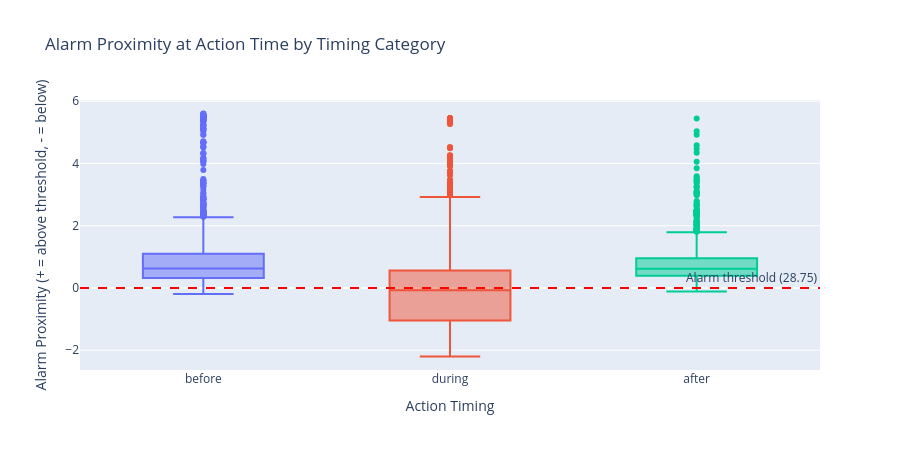

The notebook cell saved with this chart:
### Markdown cell above
## 1. Feature Validation: Do Plant Context Features Make Sense?

First, let's check if the context features are sensible:
- **alarm_proximity**: Should be positive (above threshold) for "before" actions and negative (below threshold) for "during" actions
- **norm_pos**: Should show the target tag near the low end of its range during alarm-related actions
- **time_progress_ratio**: Should be > 1 for actions taken after the alarm starts

### Code cell
# Validate alarm_proximity vs action_timing
# Expectation: "before" actions should have higher alarm_proximity (further from threshold)
fig = px.box(
    merged.dropna(subset=['merged_ctx_alarm_proximity']),
    x='merged_action_timing', y='merged_ctx_alarm_proximity',
    color='merged_action_timing',
    title='Alarm Proximity at Action Time by Timing Category',
    labels={'merged_ctx_alarm_proximity': 'Alarm Proximity (+ = above threshold, - = below)',
            'merged_action_timing': 'Action Timing'}
)
fig.add_hline(y=0, line_dash="dash", line_color="red", annotation_text="Alarm threshold (28.75)")
fig.update_layout(height=450, showlegend=False)
fig.show()

# Summary stats
print("Median alarm proximity by action timing:")
print(merged.groupby('merged_action_timing')['merged_ctx_alarm_proximity'].median().to_string())

### Figure 1 — Plotly figure (JSON) as saved in the notebook; plotly's stock layout.template omitted (floating-point values rounded to 4 significant figures; data arrays with more than 128 entries replaced by an {"elided": "..."} marker saying what was removed)
{"data": [{"alignmentgroup": "True", "hovertemplate": "Action Timing=%{x}<br>Alarm Proximity (+ = above threshold, - = below)=%{y}<extra></extra>", "legendgroup": "before", "marker": {"color": "#636efa"}, "name": "before", "notched": false, "offsetgroup": "before", "orientation": "v", "showlegend": true, "type": "box", "x": {"elided": "2547 str values"}, "x0": " ", "xaxis": "x", "y": {"elided": "2547 float values"}, "y0": " ", "yaxis": "y"}, {"alignmentgroup": "True", "hovertemplate": "Action Timing=%{x}<br>Alarm Proximity (+ = above threshold, - = below)=%{y}<extra></extra>", "legendgroup": "during", "marker": {"color": "#EF553B"}, "name": "during", "notched": false, "offsetgroup": "during", "orientation": "v", "showlegend": true, "type": "box", "x": {"elided": "3249 str values"}, "x0": " ", "xaxis": "x", "y": {"elided": "3249 float values"}, "y0": " ", "yaxis": "y"}, {"alignmentgroup": "True", "hovertemplate": "Action Timing=%{x}<br>Alarm Proximity (+ = above threshold, - = below)=%{y}<extra></extra>", "legendgroup": "after", "marker": {"color": "#00cc96"}, "name": "after", "notched": false, "offsetgroup": "after", "orientation": "v", "showlegend": true, "type": "box", "x": {"elided": "1448 str values"}, "x0": " ", "xaxis": "x", "y": {"elided": "1448 float values"}, "y0": " ", "yaxis": "y"}], "layout": {"annotations": [{"showarrow": false, "text": "Alarm threshold (28.75)", "x": 1, "xanchor": "right", "xref": "x domain", "y": 0, "yanchor": "bottom", "yref": "y"}], "boxmode": "overlay", "height": 450, "legend": {"title": {"text": "Action Timing"}, "tracegroupgap": 0}, "shapes": [{"line": {"color": "red", "dash": "dash"}, "type": "line", "x0": 0, "x1": 1, "xref": "x domain", "y0": 0, "y1": 0, "yref": "y"}], "showlegend": false, "title": {"text": "Alarm Proximity at Action Time by Timing Category"}, "xaxis": {"anchor": "y", "categoryarray": ["before", "during", "after"], "categoryorder": "array", "domain": [0, 1], "title": {"text": "Action Timing"}}, "yaxis": {"anchor": "x", "domain": [0, 1], "title": {"text": "Alarm Proximity (+ = above threshold, - = below)"}}}}
